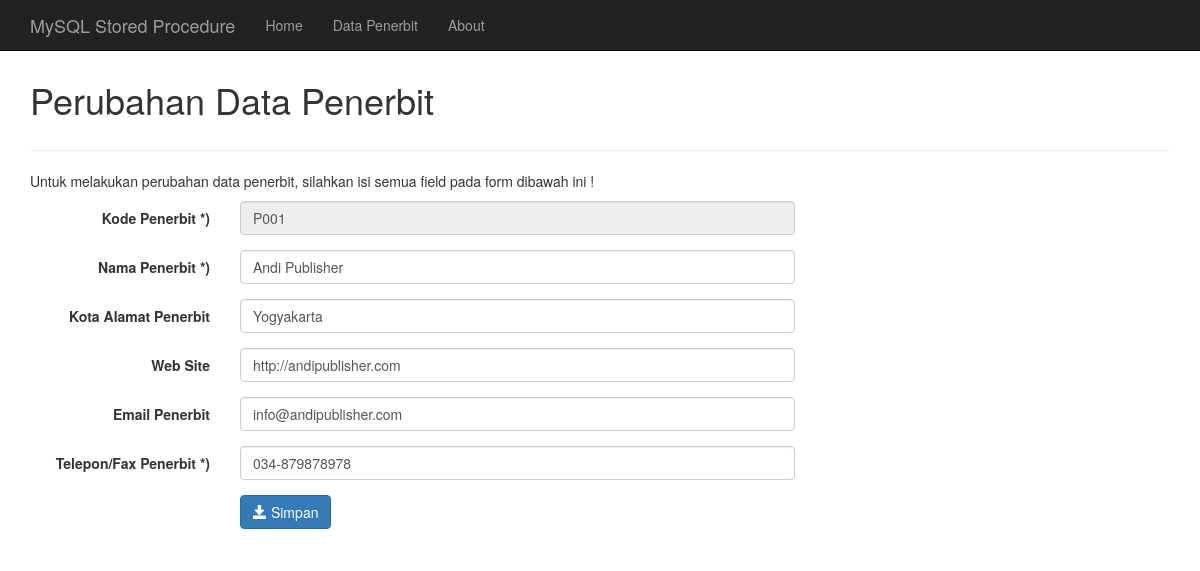
/index.php/penerbit/form/P001, run on the app's committed database.
### tables this page shows
CREATE TABLE IF NOT EXISTS `tbl_penerbit` (
  `kode_penerbit` char(4) NOT NULL,
  `nama_penerbit` varchar(150) NOT NULL,
  `kota_penerbit` varchar(100) NOT NULL,
  `email_penerbit` varchar(200) NOT NULL,
  `website_penerbit` varchar(200) NOT NULL,
  `telepon_penerbit` varchar(20) NOT NULL,
  PRIMARY KEY (`kode_penerbit`)
);

### index.php (called while the page is built, shortened)
<?php
require_once BASEPATH.'core/CodeIgniter.php';

### application/models/M_penerbit.php (called while the page is built, shortened)
<?php
class M_penerbit extends CI_Model {
	public function tampil(){
		$sql_query=$this->db->query("call tampil_penerbit()");
	    mysqli_next_result( $this->db->conn_id);
            if($sql_query->num_rows()>0){
                return $sql_query->result_array();
            }
	}
	public function detail($kode_penerbit_nya){
		$sql_query=$this->db->query("call detail_penerbit('".$kode_penerbit_nya."')");
	    mysqli_next_result( $this->db->conn_id);
            if($sql_query->num_rows()==1){
                return $sql_query->row_array();
            }
	}
}

### application/views/v_form_penerbit.php (the view, shortened to what this page needs)
<?php
isset($detail_penerbit['kode_penerbit']) ? $kode_penerbit=$detail_penerbit['kode_penerbit'] :  $kode_penerbit=null;
isset($detail_penerbit['nama_penerbit']) ? $nama_penerbit=$detail_penerbit['nama_penerbit'] :  $nama_penerbit=null;
isset($detail_penerbit['kota_penerbit']) ? $kota_penerbit=$detail_penerbit['kota_penerbit'] :  $kota_penerbit=null;
isset($detail_penerbit['website_penerbit']) ? $website_penerbit=$detail_penerbit['website_penerbit'] :  $website_penerbit=null;
isset($detail_penerbit['email_penerbit']) ? $email_penerbit=$detail_penerbit['email_penerbit'] :  $email_penerbit=null;
isset($detail_penerbit['telepon_penerbit']) ? $telepon_penerbit=$detail_penerbit['telepon_penerbit'] :  $telepon_penerbit=null;
$kode_penerbit==null ? $autofocus_kode='autofocus' : $autofocus_kode=null;
$nama_penerbit==null ? $autofocus_nama=null : $autofocus_nama='autofocus';
$autofocus_nama=='autofocus' ? $readonly_kode='readonly' : $readonly_kode=null;
?>
<div class="container">
<form method="POST" role="form" action="<?php echo base_url();?>index.php/penerbit/form/<?php echo $this->uri->segment(3);?>" class="form-horizontal">
<div class="form-group">
	<label for="kode_penerbit" class="control-label col-md-2">Kode Penerbit *)</label>
	<div class=" col-md-6">
		<input class="form-control" name="kode_penerbit" placeholder="Masukan Kode Penerbit" autocomplete="off" value="<?php echo $kode_penerbit;?>" <?php echo $autofocus_kode;?> <?php echo $readonly_kode;?>/>
	</div>
	<div class="col-md-4">
	</div>
</div>
<div class="form-group">
	<label for="nama_penerbit" class="control-label col-md-2">Nama Penerbit *)</label>
	<div class="col-md-6">
		<input class="form-control" name="nama_penerbit" placeholder="Masukan Nama Penerbit" autocomplete="off" value="<?php echo $nama_penerbit;?>" <?php echo $autofocus_nama;?>/>
	</div>
	<div class="col-md-4">
	</div>
</div>
<div class="form-group">
	<label for="kota_penerbit" class="control-label col-md-2">Kota Alamat Penerbit</label>
	<div class=" col-md-6">
		<input class="form-control" name="kota_penerbit" placeholder="Masukan Alamat Lengkap Penerbit" autocomplete="off" value="<?php echo $kota_penerbit;?>"/>
	</div>
</div>
<div class="form-group">
	<label for="web_penerbit" class="control-label col-md-2">Web Site</label>
	<div class=" col-md-6">
		<input class="form-control" name="web_penerbit" placeholder="Masukan URL Website Penerbit" autocomplete="off" value="<?php echo $website_penerbit;?>"/>
	</div>
</div>
<div class="form-group">
	<label for="email_penerbit" class="control-label col-md-2">Email Penerbit</label>
	<div class=" col-md-6">
		<input class="form-control" name="email_penerbit" placeholder="Masukan Email Penerbit" autocomplete="off" value="<?php echo $email_penerbit;?>"/>
	</div>
</div>
<div class="form-group">
	<label for="phone_fax__penerbit" class="control-label col-md-2">Telepon/Fax Penerbit *)</label>
	<div class=" col-md-6">
		<input class="form-control" name="phone_fax_penerbit" placeholder="Masukan Nomor Telpon/Fax Penerbit" autocomplete="off" value="<?php echo $telepon_penerbit;?>"/>
	</div>
	<div class="col-md-4">
	</div>
</div>
<div class="form-group">
	<div class="col-md-offset-2 col-md-10">
	<button type="submit" name="submit" class="btn btn-primary"><span class="glyphicon glyphicon-save"></span> Simpan</button>
	</div>
</div>
</form>
</div>

### data on the page
tbl_penerbit: kode_penerbit "P001", nama_penerbit "Andi Publisher", kota_penerbit "Yogyakarta", web_penerbit "http://andipublisher.com", email_penerbit "info@andipublisher.com", phone_fax_penerbit "034-879878978"

### other printed values
$aksinya "Perubahan"
$aksinya "perubahan"
